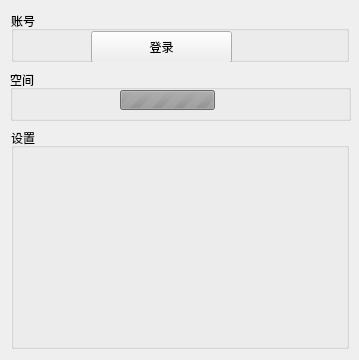
<?xml version="1.0" encoding="UTF-8"?>
<ui version="4.0">
 <class>Form</class>
 <widget class="QWidget" name="Form">
  <property name="geometry">
   <rect>
    <x>0</x>
    <y>0</y>
    <width>359</width>
    <height>360</height>
   </rect>
  </property>
  <property name="windowTitle">
   <string>设置</string>
  </property>
  <property name="windowIcon">
   <iconset>
    <normaloff>../logo.png</normaloff>../logo.png</iconset>
  </property>
  <property name="autoFillBackground">
   <bool>false</bool>
  </property>
  <property name="styleSheet">
   <string notr="true"/>
  </property>
  <widget class="QGroupBox" name="groupBoxAccount">
   <property name="geometry">
    <rect>
     <x>11</x>
     <y>11</y>
     <width>338</width>
     <height>51</height>
    </rect>
   </property>
   <property name="title">
    <string>账号</string>
   </property>
   <widget class="QPushButton" name="pushButtonAccount">
    <property name="geometry">
     <rect>
      <x>80</x>
      <y>20</y>
      <width>141</width>
      <height>32</height>
     </rect>
    </property>
    <property name="text">
     <string>登录</string>
    </property>
   </widget>
   <zorder>pushButtonAccount</zorder>
   <zorder>pushButtonAccount</zorder>
  </widget>
  <widget class="QGroupBox" name="groupBox_2">
   <property name="enabled">
    <bool>true</bool>
   </property>
   <property name="geometry">
    <rect>
     <x>11</x>
     <y>128</y>
     <width>338</width>
     <height>221</height>
    </rect>
   </property>
   <property name="sizePolicy">
    <sizepolicy hsizetype="Fixed" vsizetype="Fixed">
     <horstretch>0</horstretch>
     <verstretch>0</verstretch>
    </sizepolicy>
   </property>
   <property name="title">
    <string>设置</string>
   </property>
  </widget>
  <widget class="QGroupBox" name="groupBox">
   <property name="geometry">
    <rect>
     <x>10</x>
     <y>70</y>
     <width>341</width>
     <height>51</height>
    </rect>
   </property>
   <property name="title">
    <string>空间</string>
   </property>
   <widget class="QProgressBar" name="progressBarSpace">
    <property name="enabled">
     <bool>false</bool>
    </property>
    <property name="geometry">
     <rect>
      <x>110</x>
      <y>20</y>
      <width>95</width>
      <height>20</height>
     </rect>
    </property>
    <property name="maximum">
     <number>0</number>
    </property>
    <property name="value">
     <number>-1</number>
    </property>
    <property name="textVisible">
     <bool>true</bool>
    </property>
    <property name="invertedAppearance">
     <bool>false</bool>
    </property>
    <property name="textDirection">
     <enum>QProgressBar::TopToBottom</enum>
    </property>
    <property name="format">
     <string>%p/%mGB</string>
    </property>
   </widget>
  </widget>
 </widget>
 <resources/>
 <connections/>
</ui>
